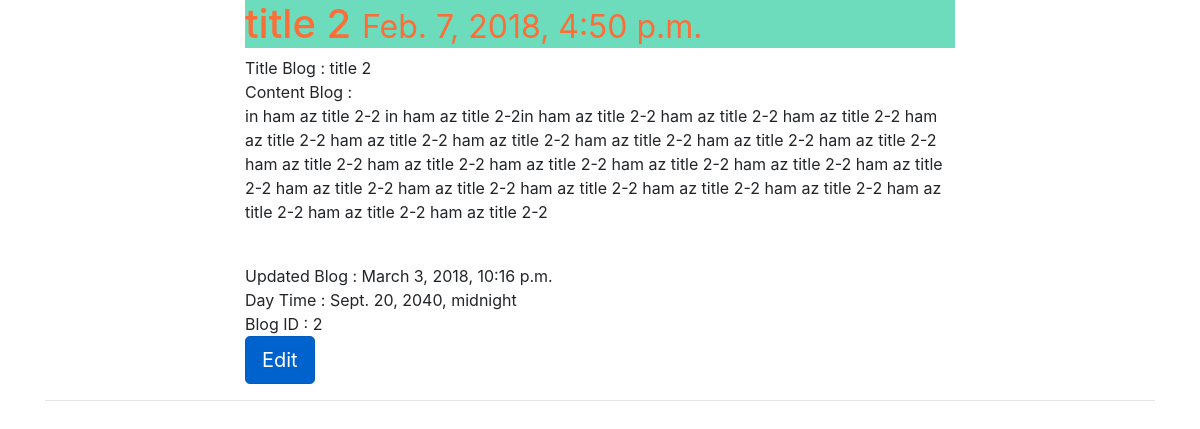
Page /posts/2/ on the committed database.
### posts/models.py (models this page shows, shortened)
class Post(models.Model):
    title = models.CharField(max_length=120)
    content = models.TextField()
    updated = models.DateTimeField(auto_now=True, auto_now_add=False)
    timestamp = models.DateTimeField(auto_now=False, auto_now_add=True)
    dayTime = models.DateTimeField(default=None,blank=True,null=True)

### posts/views.py (the view)
# urls.py: path('<int:id>/', views.post_detail, name="detail"),
def post_detail(request, id=None):
    instance = get_object_or_404(Post, id=id)
    context = {
        "title": "Details",
        "instance": instance
    }
    return render(request, "detail.html", context)

### templates/detail.html (shortened to what this page needs)
{% extends "base.html"  %}
{% block content %}
    <div class="col-8 offset-2 ">
        <h1>{{ instance.title }} <small>{{ instance.timestamp }}</small></h1>
        Title Blog : {{ instance.title }}<br />
        Content Blog : {{ instance.content | linebreaks }}<br />
        Updated Blog : {{ instance.updated }}<br />
        Day Time : {{ instance.dayTime }}<br />
        Blog ID : {{ instance.id }}<br />
        <a href="{% url "posts:update" instance.id %}" class="btn btn-primary btn-lg active" role="button" aria-pressed="true">Edit</a>
    </div>
<hr />
{% endblock %}

### templates/base.html (shortened to what this page needs)
{% load staticfiles %}
<!DOCTYPE html>
<html lang="en">
<head>
    <link href="{% static "posts/css/style.css" %}" rel="stylesheet" />
    <link rel="stylesheet" href="https://maxcdn.bootstrapcdn.com/bootstrap/4.0.0/css/bootstrap.min.css">
    <link href="{% static "css/base.css" %}" rel="stylesheet" />
</head>
<body>
<div class="container">
{% block content %}
{% endblock content %}
</div>
</body>
</html>

### static/posts/css/style.css (style rules this page uses)
h1 { color: #ffd052; }

### static/css/base.css (style rules this page uses)
h1 { background-color: #6DDCBD; color: #fb6e38; }

### rows in the picture
Post: title "title 2", timestamp "Feb. 7, 2018, 4:50 p.m.", content "in ham az title 2-2 in ham az title 2-2in ham az title 2-2 ham az title 2-2 ham az title 2-2 ham az title 2-2 ham az title 2-2 ham az title 2-2 ham az title 2-2 ham az title 2-2 ham az title 2-2 ham az title 2-2 ham az title 2-2 ham az title 2-2 ham az title 2-2 ham az title 2-2 ham az title 2-2 ham az title 2-2 ham az title 2-2 ham az title 2-2 ham az title 2-2 ham az title 2-2 ham az title 2-2 ham az title 2-2 ham az title 2-2", updated "March 3, 2018, 10:16 p.m.", dayTime "Sept. 20, 2040, midnight", id "2"
